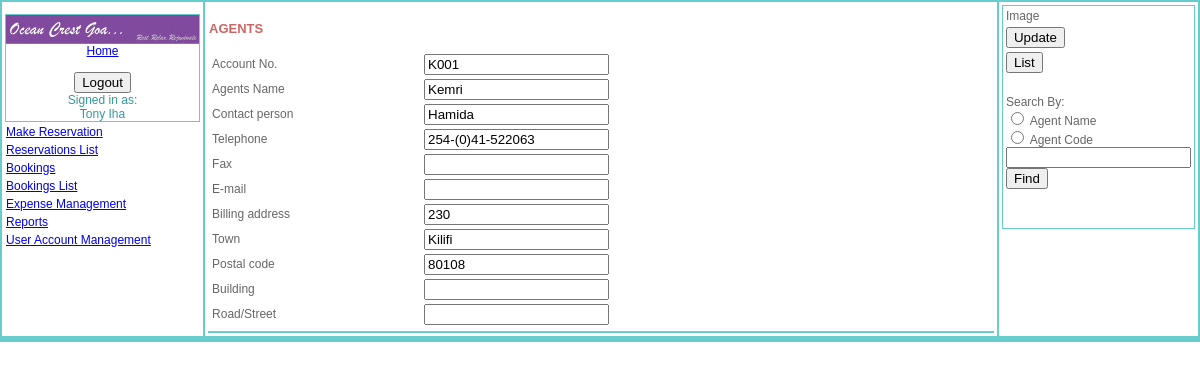
Screenshot of /agents.php?search=K001 (signed in) with the database file from the repository.
### tables this page shows
CREATE TABLE `agents` (
  `agentid` int(11) NOT NULL auto_increment,
  `agentname` varchar(65) NOT NULL,
  `agents_ac_no` char(6) NOT NULL,
  `contact_person` varchar(65) default NULL,
  `telephone` varchar(21) default NULL,
  `fax` varchar(21) default NULL,
  `email` varchar(50) default NULL,
  `billing_address` varchar(15) default NULL,
  `town` varchar(35) default NULL,
  `postal_code` int(10) default NULL,
  `road_street` varchar(65) default NULL,
  `building` varchar(65) default NULL,
  `ratesid` int(11) default NULL,
  PRIMARY KEY  (`agentid`),
  UNIQUE KEY `agentcode` (`agents_ac_no`)
);

### queryfunctions.php (called while the page is built, shortened)
<?php
function mkr_query($strsql,$conn)
{
	$rs = mysql_query($strsql,$conn);
	return $rs;
}
function fetch_object($rs)
{
	return mysql_fetch_object($rs);
}
?>

### agents.php (the view, shortened to what this page needs)
<?php
include_once ("queryfunctions.php");
include_once ("functions.php");
$conn=db_connect(HOST,USER,PASS,DB,PORT);
if (isset($_GET["search"])){
	find($_GET["search"]);
}
function find($search){
	global $conn,$agent;
	$search=$search;
	$sql="Select agentname,agents_ac_no,contact_person,telephone,fax,email,billing_address,town,postal_code,road_street,building From agents where agents_ac_no='$search'";
	$results=mkr_query($sql,$conn);
	$agent=fetch_object($results);
}
?>
<!DOCTYPE html PUBLIC "-//W3C//DTD XHTML 1.0 Transitional//EN" "http://www.w3.org/TR/xhtml1/DTD/xhtml1-transitional.dtd">
<html xmlns="http://www.w3.org/1999/xhtml">
<head>
<link href="css/new.css" rel="stylesheet" type="text/css">
</head>
<body>
<form action="agents.php" method="post" enctype="multipart/form-data">
<table width="100%"  border="0" cellpadding="1" align="center" bgcolor="#66CCCC">
  <tr valign="top">
    <td width="17%" bgcolor="#FFFFFF">
	<table width="100%"  border="0" cellpadding="1">
	  <tr>
    <td width="15%" bgcolor="#66CCCC">
		<table cellspacing=0 cellpadding=0 width="100%" align="left" bgcolor="#FFFFFF">
      <tr><td width="110" align="center"><a href="index.php"><img src="images/OpenCrest.gif" width="100%" height="100%" border="0"/><br>
          Home</a></td>
      </tr>
      <tr><td> <br>
          </input></td>
      </tr>
      <tr>
        <td align="center">
		</td></tr>
	  </table></td></tr>
		<?php require_once("menu_header.php"); ?>
    </table>
	</td>
    <td width="67%" bgcolor="#FFFFFF"><table width="100%"  border="0" cellpadding="1">
      <tr>
        <td align="center"></td>
      </tr>
      <tr>
        <td>
		<h2>AGENTS</h2>
		</td>
      </tr>
      <tr>
        <td><div id="Requests">
          <table width="59%"  border="0" cellpadding="1">
            <tr>
              <td width="46%">Account No. </td>
              <td width="54%"><input type="text" name="agents_ac_no" value="<?php echo trim($agent->agents_ac_no); ?>"/></td>
            </tr>
            <tr>
              <td>Agents Name</td>
              <td><input type="text" name="agentname" value="<?php echo trim($agent->agentname); ?>" /></td>
            </tr>
            <tr>
              <td>Contact person </td>
              <td><input type="text" name="contact_person" value="<?php echo trim($agent->contact_person); ?>" /></td>
            </tr>
            <tr>
              <td>Telephone</td>
              <td><input type="text" name="telephone" value="<?php echo trim($agent->telephone); ?>" /></td>
            </tr>
            <tr>
              <td>Fax</td>
              <td><input type="text" name="fax" value="<?php echo trim($agent->fax); ?>" /></td>
            </tr>
            <tr>
              <td>E-mail</td>
              <td><input type="text" name="email" value="<?php echo trim($agent->email); ?>" /></td>
            </tr>
            <tr>
              <td>Billing address</td>
              <td><input type="text" name="billing_address" value="<?php echo trim($agent->billing_address); ?>" /></td>
            </tr>
            <tr>
              <td>Town</td>
              <td><input type="text" name="town" value="<?php echo trim($agent->town); ?>" /></td>
            </tr>
            <tr>
              <td>Postal code</td>
              <td><input type="text" name="postal_code" value="<?php echo trim($agent->postal_code); ?>" /></td>
            </tr>
            <tr>
              <td>Building</td>
              <td><input type="text" name="building" value="<?php echo trim($agent->building); ?>" /></td>
            </tr>
            <tr>
              <td>Road/Street</td>
              <td><input type="text" name="road_street" value="<?php echo trim($agent->road_street); ?>" /></td>
            </tr>
          </table>
        </div></td>
      </tr>
	  <tr bgcolor="#66CCCC" >
        <td align="left"><div id="RequestDetails"></div>
		</td>
      </tr>
    </table></td>
	<td width="16%" bgcolor="#FFFFFF">
	<table width="100%"  border="0" cellpadding="1">
	  <tr>
    <td width="15%" bgcolor="#66CCCC">
	<table width="100%"  border="0" cellpadding="1" bgcolor="#FFFFFF">
       <tr>
        <td>Image</td>
      </tr>
	  <tr>
        <td><input type="submit" name="Submit" value="Update" /></td>
      </tr>
      <tr>
        <td><input type="button" name="Submit" value="List" onclick="self.location='agents_list.php'"/></td>
      </tr>
      <tr>
        <td>&nbsp;</td>
      </tr>
      <tr>
        <td>
            <label> Search By:<br />
            <input type="radio" name="optFind" value="Name" />
        Agent Name</label>
            <br />
            <label>
            <input type="radio" name="optFind" value="Payrollno" />
        Agent Code </label>
            <br>
        <input type="text" name="search" width="100" /><br>
        <input type="submit" name="Submit" value="Find"/>
        </td>
      </tr>
      <tr>
        <td>&nbsp;</td>
      </tr>
      <tr>
        <td>&nbsp;</td>
      </tr>
    </table>
	</td></tr></table>
	</td>
  </tr>
   <?php require_once("footer1.php"); ?>
</table>
</form>
</body>
</html>

### css/new.css (style rules this page uses)
body { background-color: White; font: 12px Verdana, Geneva, Arial, Helvetica, sans-serif; color: #666666; margin: 0px 0px 0px 0px; border: none; }
td, p, ul,ol { font-family: Verdana, Geneva, Arial, Helvetica, sans-serif; font-size: 12px; }
h2 { color: #CC6666; font-size:13px; }

### rows the page displays
agents: agents_ac_no "K001", agentname "Kemri", contact_person "Hamida", telephone "254-(0)41-522063", billing_address "230", town "Kilifi", postal_code "80108"

### other values shown
$_SESSION["employee"] "Tony Iha"
